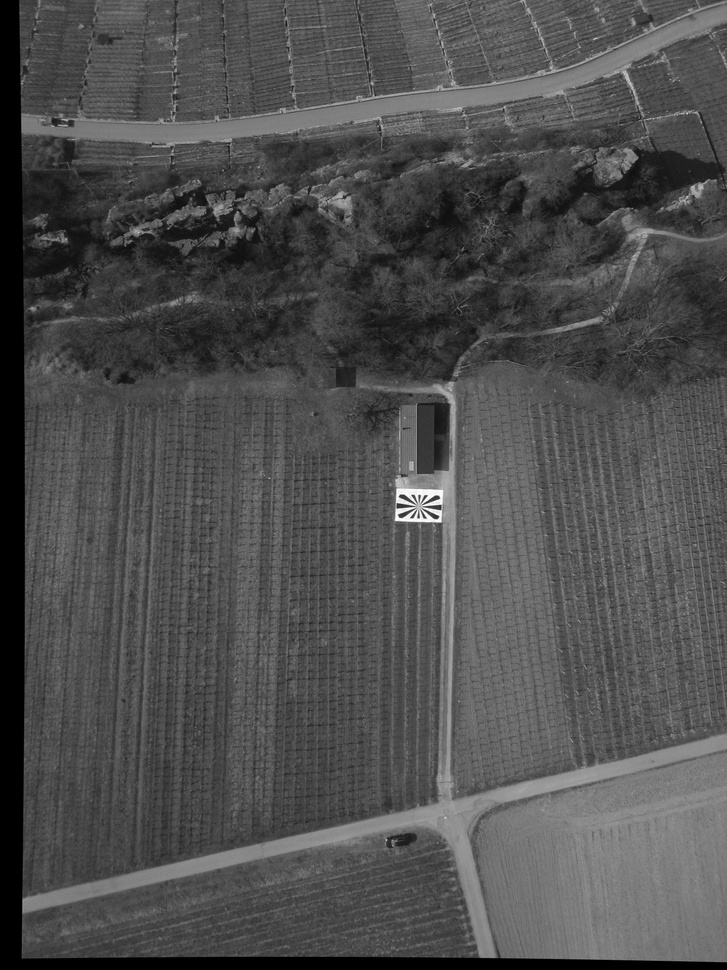
%> input picture Uebung/1/8873_g.jpg, 727 x 970 px, shrunk from 3000 x 4000 before the run
$ octave test.m   (GNU Octave 9; MATLAB toolbox functions it lacks are replaced by stand-ins)
%> lines starting %> are read from the running program, lines starting %| are printed output that depends on the picture
%% Histogramm Anpassung
% Bild lesen und pruefen
I1=imread('8873_g.jpg');
%> I1 is the input picture: size 970x727 uint8; min 0, max 255, mean 78.4
I2=imread('8874_g.jpg');
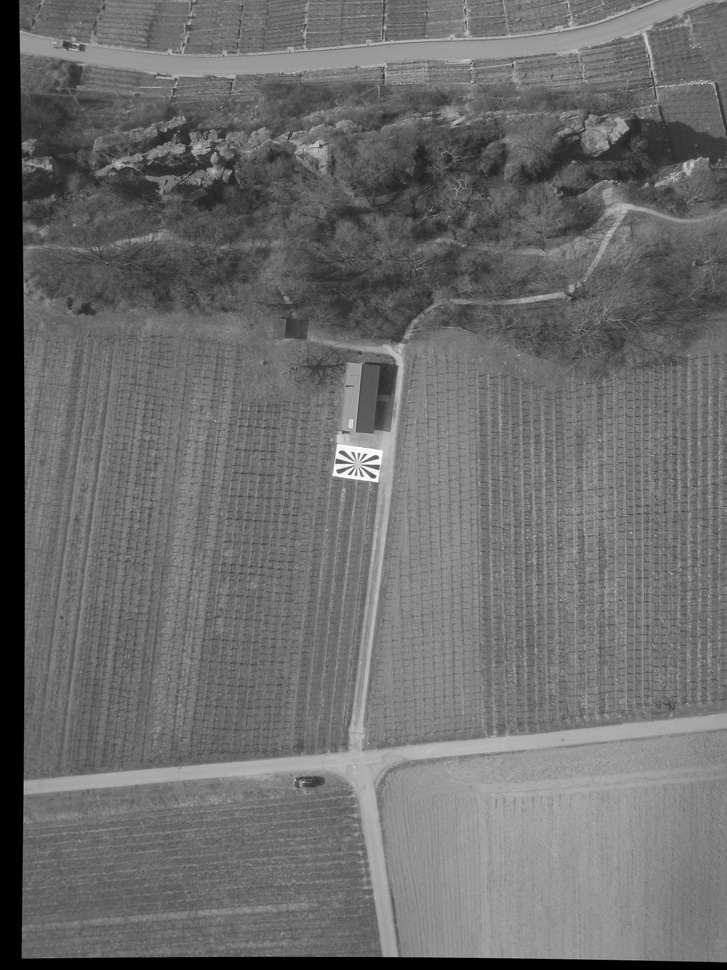
%> input picture Uebung/1/8874_g.jpg, 727 x 970 px, shrunk from 3000 x 4000 before the run
%> I2 is the input picture: size 970x727 uint8; min 0, max 255, mean 108.3
% Histogramm von I1 I2
hist_I1=imhist(I1);
%> hist_I1 = 256 values, max 28059 at index 1, min 0 at index 211, mean 2754.6
hist_I2=imhist(I2);
%> hist_I2 = 256 values, max 27514 at index 1, min 2 at index 226, mean 2754.6

J1=histeq(I2,hist_I1);
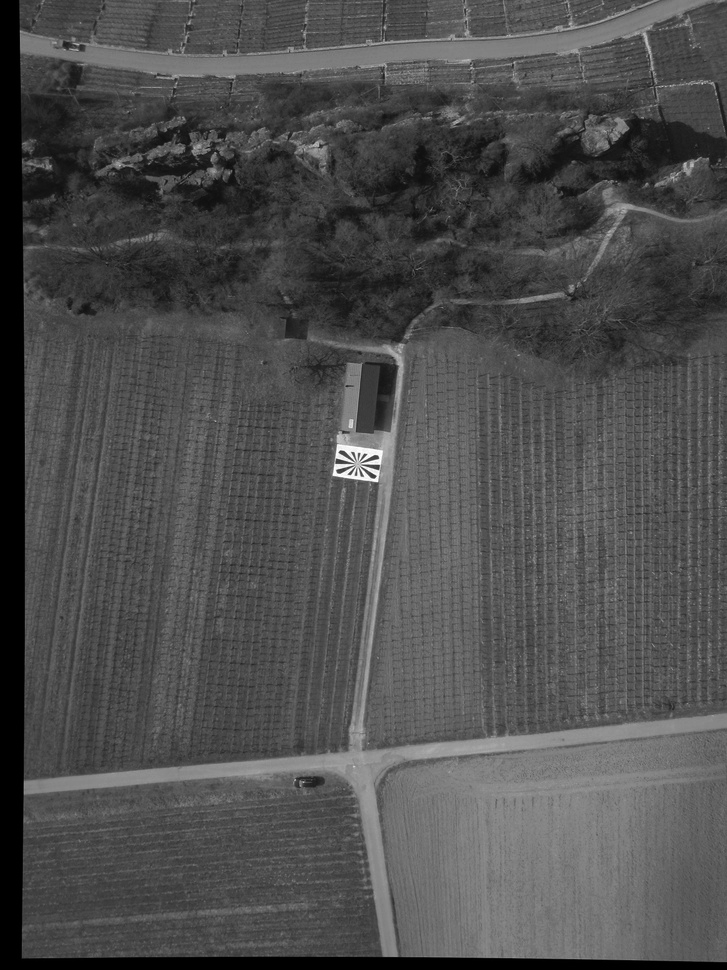
%> J1: size 970x727 uint8; min 0, max 255, mean 78.4; mean of the top-left, top-right, bottom-left and bottom-right quarters 65.5, 73.1, 73.1, 101.7

imshow(I1);
figure
imshow(J1);
figure
imhist(I1);
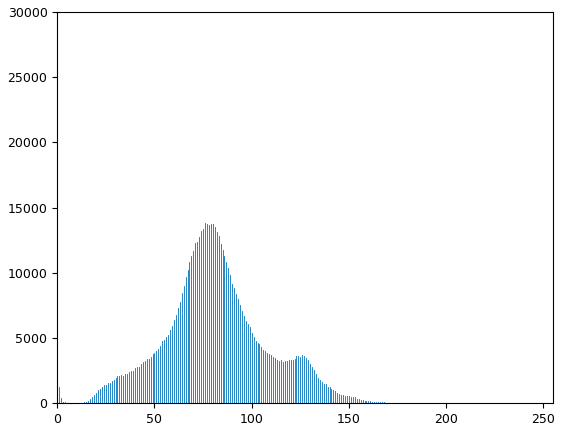
%> figure redrawn from the program's plot data; highest point at x = 0, y = 28059
figure
imhist(J1);
%> figure, not shown here; highest point at x = 0, y = 27514
